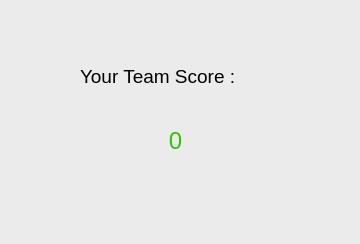
<?xml version="1.0" encoding="UTF-8"?>
<ui version="4.0">
 <class>Dialog</class>
 <widget class="QDialog" name="Dialog">
  <property name="geometry">
   <rect>
    <x>0</x>
    <y>0</y>
    <width>360</width>
    <height>244</height>
   </rect>
  </property>
  <property name="windowTitle">
   <string>Dialog</string>
  </property>
  <property name="styleSheet">
   <string notr="true">background-color: rgb(235, 235, 235);</string>
  </property>
  <widget class="QLabel" name="label">
   <property name="geometry">
    <rect>
     <x>80</x>
     <y>60</y>
     <width>201</width>
     <height>33</height>
    </rect>
   </property>
   <property name="font">
    <font>
     <family>Arial</family>
     <pointsize>14</pointsize>
     <weight>50</weight>
     <italic>false</italic>
     <bold>false</bold>
    </font>
   </property>
   <property name="styleSheet">
    <string notr="true">font: 14pt &quot;Arial&quot;;</string>
   </property>
   <property name="text">
    <string>Your Team Score :</string>
   </property>
  </widget>
  <widget class="QLabel" name="finalscore">
   <property name="geometry">
    <rect>
     <x>110</x>
     <y>120</y>
     <width>131</width>
     <height>41</height>
    </rect>
   </property>
   <property name="font">
    <font>
     <family>Arial</family>
     <pointsize>18</pointsize>
     <weight>50</weight>
     <italic>false</italic>
     <bold>false</bold>
    </font>
   </property>
   <property name="styleSheet">
    <string notr="true">color:rgb(50, 195, 0) ;

font: 18pt &quot;Arial&quot;;</string>
   </property>
   <property name="text">
    <string>0</string>
   </property>
   <property name="alignment">
    <set>Qt::AlignCenter</set>
   </property>
  </widget>
 </widget>
 <resources/>
 <connections/>
</ui>
